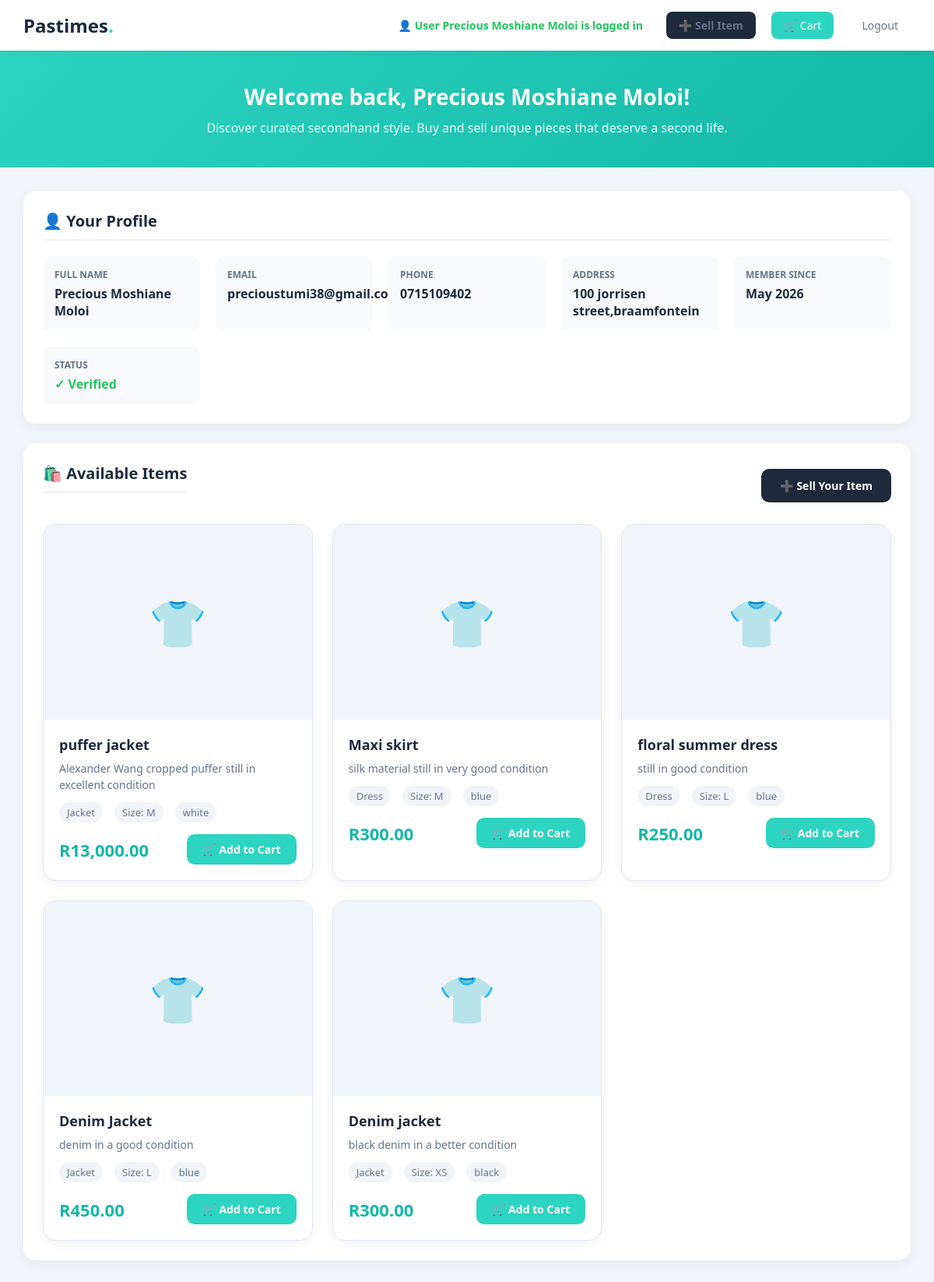
The app's page /user_dashboard.php (signed in) with its own data.
### tables this page shows
CREATE TABLE IF NOT EXISTS `tbluser` (
  `user_id` int(11) NOT NULL AUTO_INCREMENT,
  `full_name` varchar(100) NOT NULL,
  `email` varchar(100) NOT NULL,
  `password_hash` varchar(255) NOT NULL,
  `address` varchar(255) DEFAULT NULL,
  `phone` varchar(20) DEFAULT NULL,
  `is_verified` tinyint(1) DEFAULT 0,
  `registration_date` timestamp NOT NULL DEFAULT current_timestamp(),
  PRIMARY KEY (`user_id`),
  UNIQUE KEY `email` (`email`)
);

CREATE TABLE IF NOT EXISTS `tblclothes` (
  `clothes_id` int(11) NOT NULL AUTO_INCREMENT,
  `item_name` varchar(100) NOT NULL,
  `description` text DEFAULT NULL,
  `size` varchar(20) DEFAULT NULL,
  `color` varchar(50) DEFAULT NULL,
  `category` varchar(50) DEFAULT NULL,
  `price` decimal(10,2) NOT NULL,
  `seller_id` int(11) DEFAULT NULL,
  `image_path` varchar(255) DEFAULT NULL,
  `status` enum('active','sold','pending') DEFAULT 'active',
  `date_added` timestamp NOT NULL DEFAULT current_timestamp(),
  PRIMARY KEY (`clothes_id`),
  KEY `seller_id` (`seller_id`)
);

### user_dashboard.php (the view, shortened to what this page needs)
<?php
$conn = getDBConnection();
$userName = $_SESSION['user_name'];
$userId = $_SESSION['user_id'];
$userSQL = "SELECT * FROM tblUser WHERE user_id = $userId";
$userResult = $conn->query($userSQL);
$userData = $userResult->fetch_assoc();
$clothesSQL = "SELECT c.*, u.full_name as seller_name FROM tblClothes c LEFT JOIN tblUser u ON c.seller_id = u.user_id WHERE c.status = 'active' ORDER BY c.date_added DESC";
$clothesResult = $conn->query($clothesSQL);
?>
<!DOCTYPE html>
<html lang="en">
<head>
</head>
<body>
    <div class="header">
        <h1>Pastimes<span>.</span></h1>
        <div class="user-info">
            <span class="welcome">👤 User <?php echo htmlspecialchars($userName); ?> is logged in</span>
            <a href="sell_item.php" class="btn-sell">➕ Sell Item</a>
            <a href="cart.php" class="cart-link">
                🛒 Cart
            </a>
            <a href="logout.php">Logout</a>
        </div>
    </div>
    <div class="hero">
        <h2>Welcome back, <?php echo htmlspecialchars($userName); ?>!</h2>
        <p>Discover curated secondhand style. Buy and sell unique pieces that deserve a second life.</p>
    </div>
    <div class="main-content">
        <div class="section">
            <h2>👤 Your Profile</h2>
            <div class="profile-grid">
                <div class="profile-item">
                    <label>Full Name</label>
                    <span><?php echo htmlspecialchars($userData['full_name']); ?></span>
                </div>
                <div class="profile-item">
                    <label>Email</label>
                    <span><?php echo htmlspecialchars($userData['email']); ?></span>
                </div>
                <div class="profile-item">
                    <label>Phone</label>
                    <span><?php echo htmlspecialchars($userData['phone']); ?></span>
                </div>
                <div class="profile-item">
                    <label>Address</label>
                    <span><?php echo htmlspecialchars($userData['address']); ?></span>
                </div>
                <div class="profile-item">
                    <label>Member Since</label>
                    <span><?php echo date('F Y', strtotime($userData['registration_date'])); ?></span>
                </div>
                <div class="profile-item">
                    <label>Status</label>
                    <span style="color: var(--success);">✓ Verified</span>
                </div>
            </div>
        </div>
        <div class="section">
            <div class="action-bar">
                <h2>🛍️ Available Items</h2>
                <a href="sell_item.php" class="btn-sell">➕ Sell Your Item</a>
            </div>
            <div class="clothes-grid">
                <?php if ($clothesResult->num_rows > 0): ?>
                    <?php while ($item = $clothesResult->fetch_assoc()): ?>
                        <div class="clothes-card">
                            <div class="clothes-image">
                                <?php if (!empty($item['image_path']) && file_exists($item['image_path'])): ?>
                                    <img src="<?php echo htmlspecialchars($item['image_path']); ?>" alt="<?php echo htmlspecialchars($item['item_name']); ?>">
                                <?php else: ?>
                                    👕
                                <?php endif; ?>
                            </div>
                            <div class="clothes-info">
                                <div class="item-name"><?php echo htmlspecialchars($item['item_name']); ?></div>
                                <div class="item-desc"><?php echo htmlspecialchars($item['description']); ?></div>
                                <div class="clothes-meta">
                                    <span><?php echo htmlspecialchars($item['category']); ?></span>
                                    <span>Size: <?php echo htmlspecialchars($item['size']); ?></span>
                                    <span><?php echo htmlspecialchars($item['color']); ?></span>
                                </div>
                                <div class="price-row">
                                    <div class="price">R<?php echo number_format($item['price'], 2); ?></div>
                                    <a href="?add_to_cart=<?php echo $item['clothes_id']; ?>"
                                       class="btn-cart"
                                       onclick="showPricePopup('<?php echo htmlspecialchars(addslashes($item['item_name'])); ?>', <?php echo $item['price']; ?>)">
                                        🛒 Add to Cart
                                    </a>
                                </div>
                            </div>
                        </div>
                    <?php endwhile; ?>
                <?php else: ?>
                    <p style="text-align: center; color: var(--gray); padding: 40px;">No items available yet. Be the first to <a href="sell_item.php" style="color: var(--primary);">sell something</a>!</p>
                <?php endif; ?>
            </div>
        </div>
    </div>
</body>
</html>

### user_dashboard.php (style rules this page uses)
:root { --primary: #2dd4bf; --primary-dark: #14b8a6; --dark: #1e293b; --light: #f8fafc; --gray: #64748b; --error: #ef4444; --success: #22c55e; }
* { margin: 0; padding: 0; box-sizing: border-box; }
body { font-family: 'Segoe UI', Tahoma, Geneva, Verdana, sans-serif; background: #f1f5f9; min-height: 100vh; }
.header { background: white; padding: 15px 30px; box-shadow: 0 2px 10px rgba(0,0,0,0.05); display: flex; justify-content: space-between; align-items: center; position: sticky; top: 0; z-index: 100; }
.header h1 { color: var(--dark); font-size: 24px; }
.header h1 span { color: var(--primary); }
.header .user-info { display: flex; align-items: center; gap: 20px; }
.header .welcome { color: var(--success); font-weight: 600; font-size: 14px; }
.header a { color: var(--gray); text-decoration: none; font-size: 14px; padding: 8px 16px; border-radius: 8px; transition: all 0.3s; }
.header .cart-link { background: var(--primary); color: white !important; position: relative; }
.hero { background: linear-gradient(135deg, #2dd4bf 0%, #14b8a6 100%); color: white; padding: 40px 30px; text-align: center; }
.hero h2 { font-size: 28px; margin-bottom: 10px; }
.hero p { font-size: 16px; opacity: 0.9; }
.main-content { padding: 30px; max-width: 1200px; margin: 0 auto; }
.section { background: white; border-radius: 16px; padding: 25px; margin-bottom: 25px; box-shadow: 0 4px 15px rgba(0,0,0,0.05); }
.section h2 { color: var(--dark); font-size: 20px; margin-bottom: 20px; padding-bottom: 10px; border-bottom: 2px solid #f1f5f9; }
.profile-grid { display: grid; grid-template-columns: repeat(auto-fit, minmax(200px, 1fr)); gap: 20px; }
.profile-item { padding: 15px; background: #f8fafc; border-radius: 10px; }
.profile-item label { display: block; color: var(--gray); font-size: 12px; font-weight: 600; text-transform: uppercase; margin-bottom: 5px; }
.profile-item span { color: var(--dark); font-size: 16px; font-weight: 600; }
.clothes-grid { display: grid; grid-template-columns: repeat(auto-fill, minmax(280px, 1fr)); gap: 25px; }
.clothes-card { background: white; border-radius: 16px; overflow: hidden; box-shadow: 0 4px 15px rgba(0,0,0,0.05); transition: all 0.3s ease; border: 1px solid #e2e8f0; }
.clothes-image { width: 100%; height: 250px; object-fit: cover; background: #f1f5f9; display: flex; align-items: center; justify-content: center; color: var(--gray); font-size: 60px; }
.clothes-info { padding: 20px; }
.clothes-info .item-name { font-weight: 700; color: var(--dark); font-size: 18px; margin-bottom: 8px; }
.clothes-info .item-desc { color: var(--gray); font-size: 14px; margin-bottom: 12px; line-height: 1.5; }
.clothes-meta { display: flex; gap: 15px; margin-bottom: 15px; font-size: 13px; color: var(--gray); }
.clothes-meta span { background: #f1f5f9; padding: 4px 10px; border-radius: 20px; }
.price-row { display: flex; justify-content: space-between; align-items: center; }
.price { font-weight: 700; color: var(--primary-dark); font-size: 22px; }
.btn-cart { background: var(--primary); color: white; padding: 10px 20px; border: none; border-radius: 10px; font-size: 14px; font-weight: 600; cursor: pointer; text-decoration: none; display: inline-flex; align-items: center; gap: 6px; transition: all 0.3s ease; }
.btn-sell { background: var(--dark); color: white; padding: 12px 24px; border: none; border-radius: 10px; font-size: 14px; font-weight: 600; cursor: pointer; text-decoration: none; display: inline-flex; align-items: center; gap: 6px; transition: all 0.3s ease; margin-left: 10px; }
.action-bar { display: flex; justify-content: space-between; align-items: center; margin-bottom: 20px; }

### records on screen
tbluser: full_name "Precious Moshiane Moloi", email "precioustumi38@gmail.com", phone "0715109402", address "100 jorrisen street,braamfontein", registration_date "May 2026"
tblclothes: item_name "puffer jacket", description "Alexander Wang cropped puffer still in excellent condition", category "Jacket", size "M", color "white", price "13,000.00"
tblclothes: item_name "Maxi skirt", description "silk material still in very good condition", category "Dress", size "M", color "blue", price "300.00"
tblclothes: item_name "floral summer dress", description "still in good condition", category "Dress", size "L", color "blue", price "250.00"
tblclothes: item_name "Denim Jacket", description "denim in a good condition", category "Jacket", size "L", color "blue", price "450.00"
tblclothes: item_name "Denim jacket", description "black denim in a better condition", category "Jacket", size "XS", color "black", price "300.00"

### other values on screen
$userName "Precious Moshiane Moloi"
